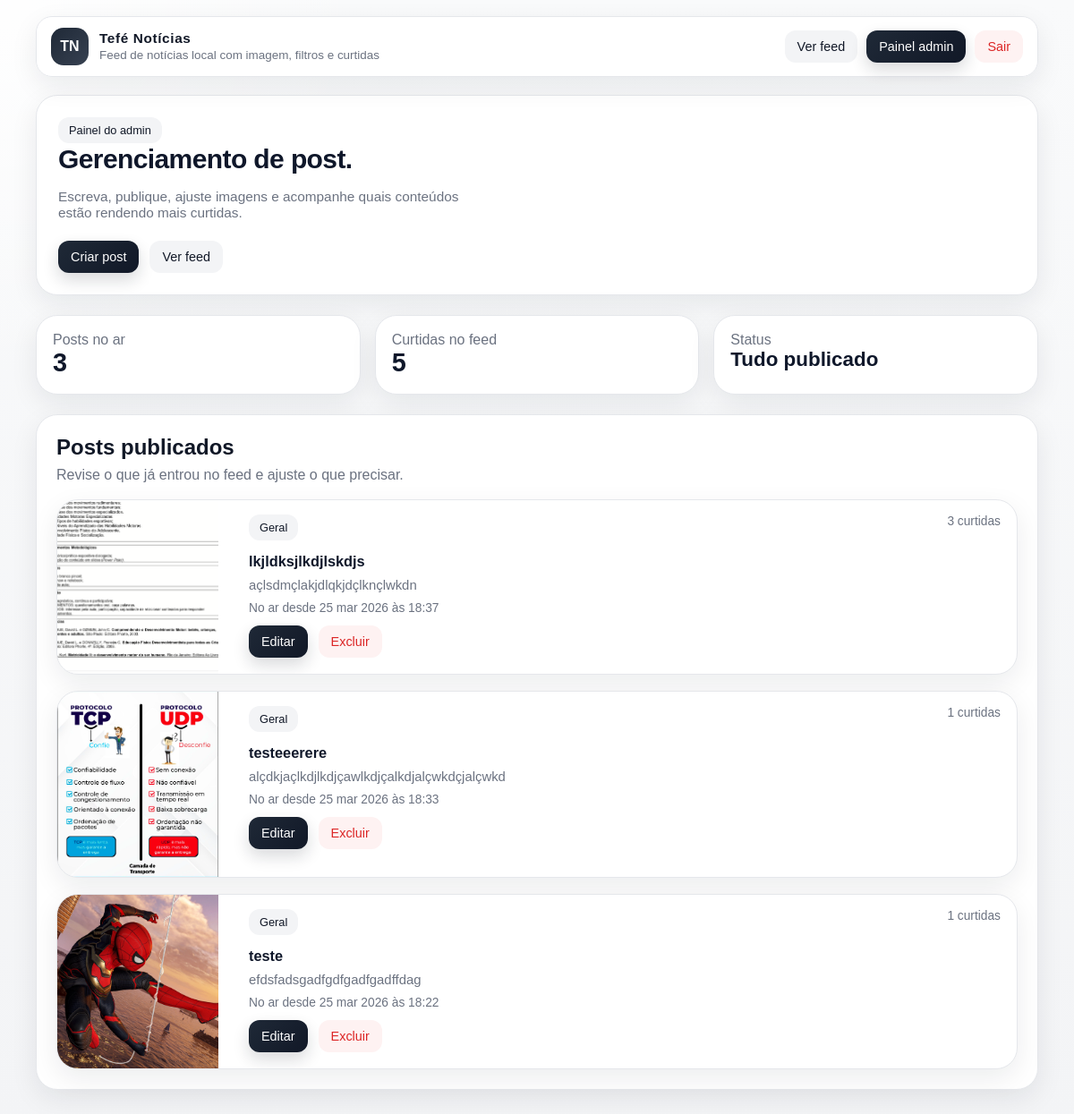
/dashboard (signed in), run on the app's committed database.
### tables this page shows
CREATE TABLE noticias (
            id INTEGER PRIMARY KEY AUTOINCREMENT,
            titulo TEXT NOT NULL,
            conteudo TEXT NOT NULL,
            imagem TEXT,
            data_criacao TIMESTAMP DEFAULT CURRENT_TIMESTAMP
        , resumo TEXT, categoria TEXT DEFAULT 'Geral', likes INTEGER DEFAULT 0, destaque INTEGER DEFAULT 0);

### app.py (the view)
@app.route("/dashboard")
def dashboard():
    if not session.get("admin"):
        return redirect(url_for("login"))
    conn = get_db_connection()
    noticias = conn.execute(
        "SELECT * FROM noticias ORDER BY data_criacao DESC"
    ).fetchall()
    totais = conn.execute(
        "SELECT COUNT(*) AS posts, COALESCE(SUM(likes), 0) AS likes FROM noticias"
    ).fetchone()
    conn.close()
    return render_template(
        "dashboard.html",
        noticias=noticias,
        total_posts=totais["posts"],
        total_likes=totais["likes"],
    )

### app.py (called while the page is built)
def get_db_connection():
    conn = sqlite3.connect(DB_PATH)
    conn.row_factory = sqlite3.Row
    return conn

@app.template_filter("datetime_br")
def datetime_br(value):
    if not value:
        return ""
    if isinstance(value, datetime):
        data = value
    else:
        texto = str(value).strip()
        formatos = ("%Y-%m-%d %H:%M:%S", "%Y-%m-%d %H:%M")
        data = None
        for formato in formatos:
            try:
                data = datetime.strptime(texto, formato)
                break
            except ValueError:
                continue
        if data is None:
            return texto
    return f"{data.day:02d} {MESES_ABREVIADOS[data.month]} {data.year} às {data.strftime('%H:%M')}"

@app.context_processor
def inject_global_data():
    return {
        "admin_logado": bool(session.get("admin")),
        "categorias_disponiveis": CATEGORIAS,
    }

### templates/dashboard.html (shortened to what this page needs)
{% extends "base.html" %}  {% block conteudo %}
<section class="hero">
  <span class="chip">Painel do admin</span>
  <h1 style="font-size: clamp(1.5rem, 2.5vw, 2.1rem)">
    Gerenciamento de post.
  </h1>
  <p style="max-width: 56ch; font-size: 0.96rem">
    Escreva, publique, ajuste imagens e acompanhe quais conteúdos estão rendendo
    mais curtidas.
  </p>
  <div class="toolbar" style="margin-top: 22px">
    <a class="btn-link btn-primary" href="{{ url_for('criar_noticia') }}"
      >Criar post</a
    >
    <a class="btn-link btn-secondary" href="{{ url_for('noticias') }}"
      >Ver feed</a
    >
  </div>
</section>
<section class="grid stats-grid" style="margin-top: 22px">
  <article class="stats-card">
    <span>Posts no ar</span>
    <strong>{{ total_posts }}</strong>
  </article>
  <article class="stats-card">
    <span>Curtidas no feed</span>
    <strong>{{ total_likes }}</strong>
  </article>
  <article class="stats-card">
    <span>Status</span>
    <strong style="font-size: 1.4rem">Tudo publicado</strong>
  </article>
</section>
<section class="panel" style="margin-top: 22px; padding: 22px">
  <div
    class="toolbar"
    style="justify-content: space-between; margin-bottom: 18px"
  >
    <div>
      <h2 style="margin: 0">Posts publicados</h2>
      <p class="muted" style="margin: 8px 0 0">
        Revise o que já entrou no feed e ajuste o que precisar.
      </p>
    </div>
  </div>
  {% if noticias %}
  <div class="table-list">
    {% for noticia in noticias %}
    <article class="card post-row">
      <div class="card-media" style="aspect-ratio: auto; min-height: 100%">
        {% if noticia['imagem'] %}
        <img
          src="/{{ noticia['imagem'] }}"
          alt="Imagem do post {{ noticia['titulo'] }}"
        />
        {% else %}
        <div class="preview-empty" style="min-height: 100%">
          Sem imagem cadastrada
        </div>
        {% endif %}
      </div>
      <div class="card-body">
        <div
          class="toolbar"
          style="justify-content: space-between; align-items: flex-start"
        >
          <div class="toolbar">
            <span class="chip">{{ noticia['categoria'] }}</span>
          </div>
          <span class="meta">{{ noticia['likes'] }} curtidas</span>
        </div>
        <div>
          <h3
            style="
              margin: 0 0 8px;
              font-size: 1.02rem;
              line-height: 1.35;
              color: var(--brand-dark);
            "
          >
            {{ noticia['titulo'] }}
          </h3>
          <p style="margin: 0 0 10px; font-size: 0.93rem">
            {{ noticia['resumo'] }}
          </p>
          <p class="meta" style="margin: 0">
            No ar desde {{ noticia['data_criacao']|datetime_br }}
          </p>
        </div>
        <div class="card-actions">
          <a
            class="btn-link btn-primary"
            href="{{ url_for('editar_noticia', noticia_id=noticia['id']) }}"
            >Editar</a
          >
          <form
            method="post"
            action="{{ url_for('excluir_noticia', noticia_id=noticia['id']) }}"
            onsubmit="return confirm('Deseja excluir este post?');"
          >
            <button class="btn btn-danger" type="submit">Excluir</button>
          </form>
        </div>
      </div>
    </article>
    {% endfor %}
  </div>
  {% endif %}
</section>
{% endblock %}

### templates/base.html (style rules this page uses)
:root { --bg: #f6f7f8; --surface: #ffffff; --surface-strong: #ffffff; --text: #111827; --muted: #6b7280; --line: #e5e7eb; --brand: #111827; --brand-dark: #0f172a; --accent: #f59e0b; --accent-soft: #fef3c7; --danger: #dc2626; --success: #059669; --shadow: 0 10px 30px rgba(15, 23, 42, 0.08); --radius-xl: 24px; --radius-lg: 18px; --radius-md: 12px; --content-width: min(1120px, calc(100vw - 28px)); }
* { box-sizing: border-box; }
html { scroll-behavior: smooth; }
body { margin: 0; font-family: "Trebuchet MS", Verdana, sans-serif; color: var(--text); background: radial-gradient(circle at top left, rgba(255, 255, 255, 0.9), transparent 24%), linear-gradient(180deg, #f9fafb 0%, #f3f4f6 100%); min-height: 100vh; }
a { color: inherit; }
img { display: block; max-width: 100%; }
button, input, select, textarea { font: inherit; }
.btn, .btn-link, .chip { border: none; border-radius: 12px; text-decoration: none; transition: transform 0.2s ease, box-shadow 0.2s ease, background 0.2s ease; }
.btn, .btn-link { padding: 10px 14px; font-size: 0.9rem; cursor: pointer; }
.btn-primary { background: linear-gradient(135deg, #1f2937, #111827); color: #fff; box-shadow: 0 8px 18px rgba(17, 24, 39, 0.16); }
.btn-secondary { background: #f3f4f6; color: var(--brand); }
.btn-danger { background: #fef2f2; color: var(--danger); }
.chip { display: inline-flex; align-items: center; gap: 8px; padding: 7px 12px; background: #f3f4f6; color: var(--brand); font-size: 0.8rem; }
.panel, .hero, .card, .flash-list li, .stats-card { background: var(--surface); border: 1px solid var(--line); box-shadow: var(--shadow); backdrop-filter: blur(10px); }
.hero, .panel, .card, .stats-card { border-radius: var(--radius-xl); }
.hero { margin-top: 20px; padding: 24px; }
.hero h1, .hero h2, .section-title, .card h3, .panel h2, .stats-card strong { font-family: "Trebuchet MS", Verdana, sans-serif; }
.hero h1, .hero h2 { margin: 0 0 8px; color: var(--brand-dark); line-height: 1.18; letter-spacing: -0.02em; }
.hero p, .card p, .meta, .muted { color: var(--muted); }
.grid { display: grid; gap: 20px; }
.card { overflow: hidden; display: flex; flex-direction: column; }
.card-media { aspect-ratio: 4 / 5; background: linear-gradient(135deg, #e5e7eb, #f3f4f6); overflow: hidden; }
.card-media img { width: 100%; height: 100%; object-fit: cover; }
.card-body { padding: 16px 18px 18px; display: flex; flex-direction: column; gap: 12px; height: 100%; }
.card-actions, .panel-actions, .toolbar, .inline-form { display: flex; gap: 12px; flex-wrap: wrap; align-items: center; }
.meta { font-size: 0.86rem; }
.stats-grid { display: grid; grid-template-columns: repeat(auto-fit, minmax(180px, 1fr)); gap: 16px; }
.stats-card { padding: 18px; }
.stats-card strong { display: block; font-size: 1.8rem; color: var(--brand-dark); }
.stats-card span { color: var(--muted); }
.post-row { display: grid; grid-template-columns: 180px 1fr; gap: 16px; overflow: hidden; }
.table-list { display: grid; gap: 18px; }

### data on the page
noticias: imagem (picture), categoria "Geral", likes "3", titulo "lkjldksjlkdjlskdjs", resumo "açlsdmçlakjdlqkjdçlknçlwkdn", data_criacao "25 mar 2026 às 18:37"
noticias: imagem (picture), categoria "Geral", likes "1", titulo "testeeerere", resumo "alçdkjaçlkdjlkdjçawlkdjçalkdjalçwkdçjalçwkd", data_criacao "25 mar 2026 às 18:33"
noticias: imagem (picture), categoria "Geral", likes "1", titulo "teste", resumo "efdsfadsgadfgdfgadfgadffdag", data_criacao "25 mar 2026 às 18:22"

### other printed values
{{ total_posts }} "3"
{{ total_likes }} "5"
